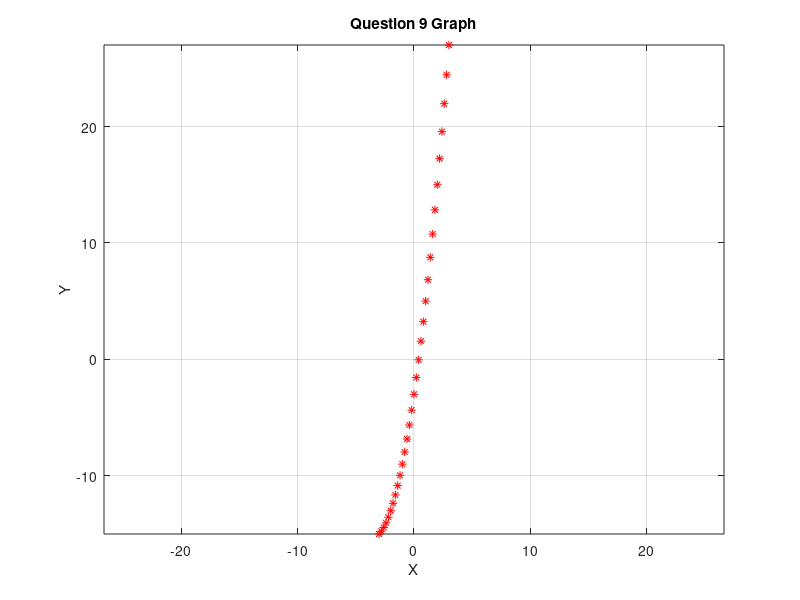

The MATLAB source for this figure:
x = -3:0.2:3;
y = x.^2 + 7.*x - 3;

plot(x,y,'r*');
xlabel('X');
ylabel('Y');
title('Question 9 Graph');
grid on, axis equal
